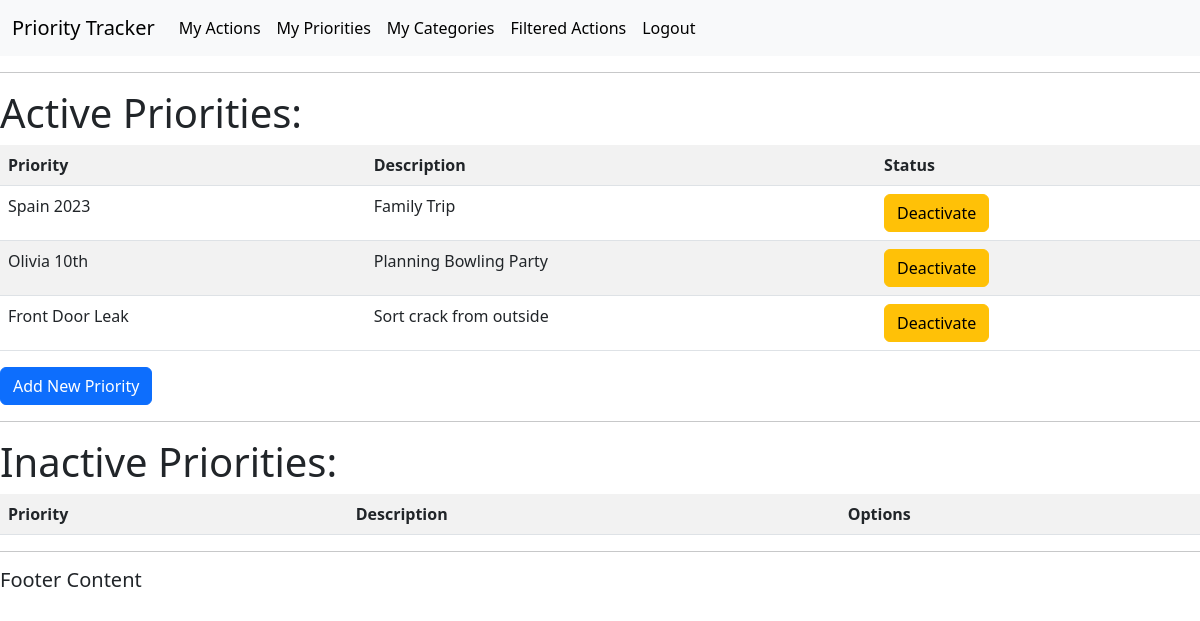
The page /priorities/ (signed in) on the database as committed earlier.
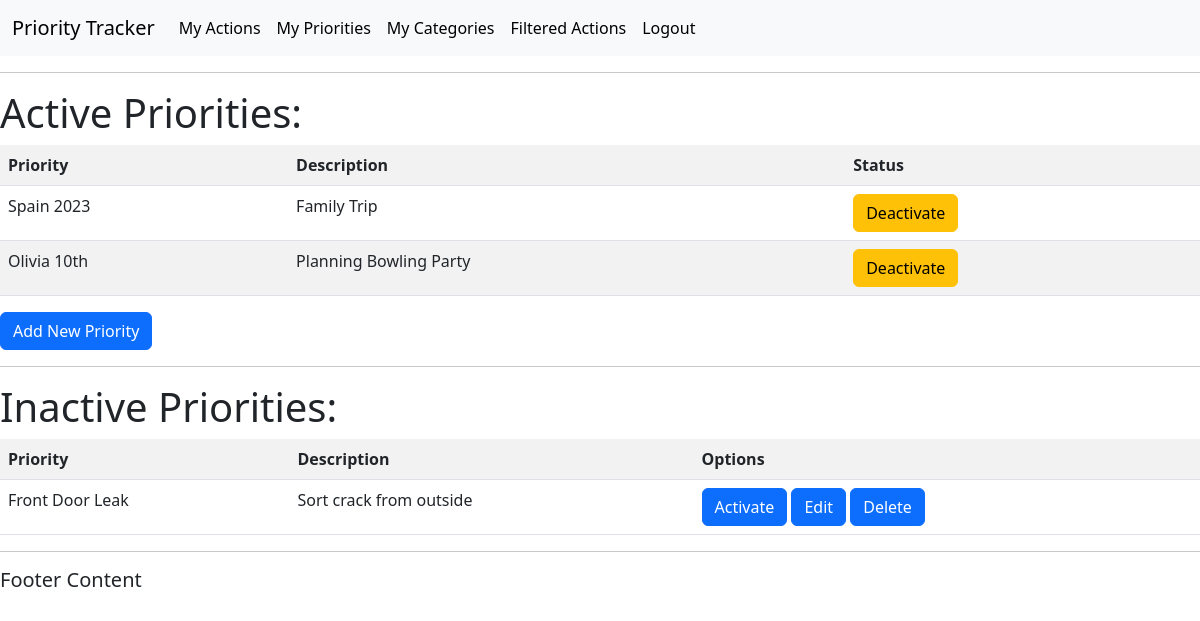
The same page on the database as committed later.
### actions/models.py (models this page shows, shortened)
class Priority(models.Model):
    title = models.CharField(max_length=50, null=False, blank=False)
    description = models.CharField(max_length=150)
    activeStatus = models.BooleanField(null=False, blank=False, default=True)
    category = models.ForeignKey(
        Category, on_delete=models.CASCADE, null=True, blank=True)
    user = models.ForeignKey(
        settings.AUTH_USER_MODEL, on_delete=models.CASCADE, related_name="priorities", null=True)

### actions/views.py (the view)
# urls.py: path('priorities/', views.get_priorities_list, name='get_priorities_list'),
@login_required(login_url='login')
def get_priorities_list(request):
    priorities = Priority.objects.all()
    context = {
        "priorities": priorities
    }
    return render(request, 'actions/priorities_list.html', context)

### actions/templates/actions/priorities_list.html
{% extends 'actions/main.html' %}
{% block content %}
<body>
    <h1>Active Priorities:</h1>
    <table class="table table-striped">
        <tr>
            <th>Priority</th>
            <th>Description</th>
            <th>Status</th>
        </tr>
        {% for priority in user.priorities.all %}
        {% if priority.activeStatus == True %}
            <tr>
                <td>{{ priority.title }}</td>
                <td>{{ priority.description }}</td>
                <td>
                    <a class="btn btn-warning" role="button" href="{% url 'priority_active_status' priority.id %}">Deactivate</a>
        {% endif %}
                </td>
            </tr>
        {% endfor %}
    </table>
    <a class="btn btn-primary" role="button" href="/add-priority/">Add New Priority</a>
    <hr>
    <h1>Inactive Priorities:</h1>
    <table class="table table-striped">
        <tr>
            <th>Priority</th>
            <th>Description</th>
            <th>Options</th>
        </tr>
        {% for priority in user.priorities.all %}
        {% if priority.activeStatus == False %}
            <tr>
                <td>{{ priority.title }}</td>
                <td>{{ priority.description }}</td>
                <td>
                    <a class="btn btn-primary" role="button" href="{% url 'priority_active_status' priority.id %}">Activate</a>
                    <a class="btn btn-primary" role="button" href="{% url 'update_priority' priority.id %}">Edit</a>
                    <a class="btn btn-primary" role="button" href="{% url 'delete_priority' priority.id %}">Delete</a>
        {% endif %}
                </td>
            </tr>
        {% endfor %}
    </table>
</body>
{% endblock %}

Rows that differ between the two databases and show on the page:
changed Priority "Front Door Leak": moves from the list under "Active Priorities:" to the list under "Inactive Priorities:"
